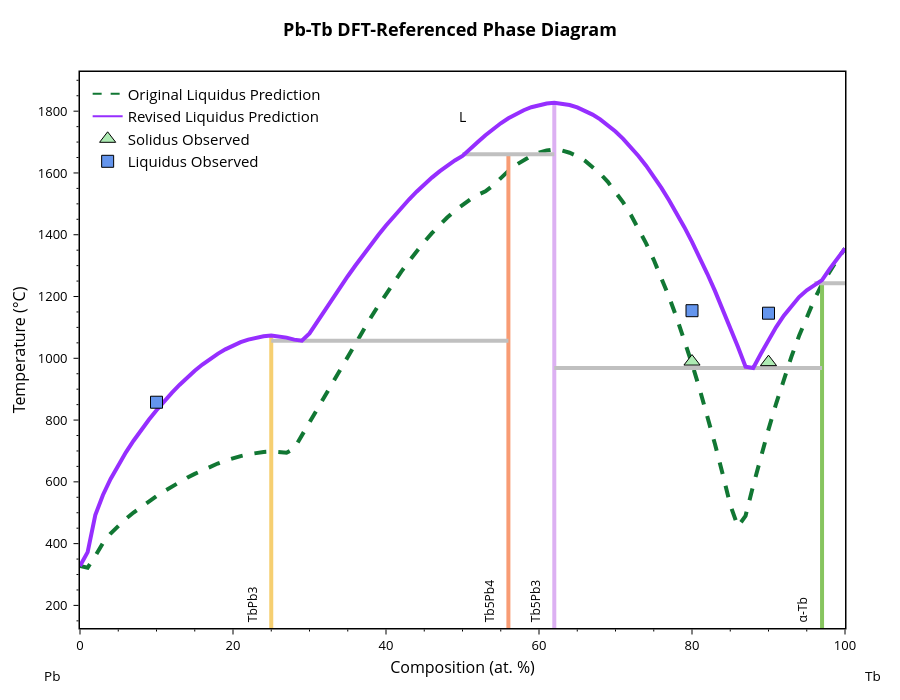
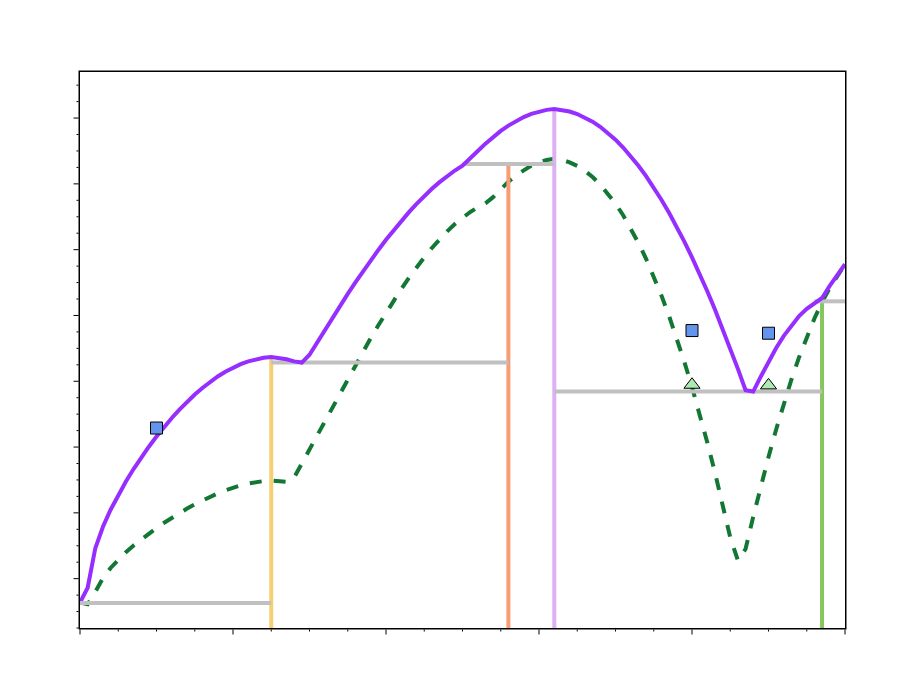

Notebook cell for these charts, in order:
### Markdown cell above
Now, let's compare the updated phase diagram to our inital guess from the machine-learned parameters

### Code cell
manual_adjusted_params = [-111366.5242774636, -32.790766848153876, 26270.88383874484, 0.0]
adj_params = manual_adjusted_params
bl.update_params(manual_adjusted_params)
# bl.update_params(adj_params) # update the parameters and generate the DFT-referenced phase diagram
bl.digitized_liq = predicted_liquidus_line # set the original predicted line as the liquidus reference for plotting
fig = blp.get_plot('pred+liq') # generate the plot as a figure object so it can be modified
add_experimental_traces(fig) # add the experimental data to the plot

# Manually edit trace colors and names and update layout. This may need to be altered if the trace order changes
fig.data[0].line.color = '#117733' # reference liquidus - plotted line 
fig.data[9].line.color = '#962EFF' # adjusted liquidus - plotted line
fig.data[10].line.color = '#117733' # reference liquidus - legend
fig.data[10].name = 'Original Liquidus Prediction'
fig.data[11].line.color = '#962EFF' # adjusted liquidus - legend
fig.data[11].name = 'Revised Liquidus Prediction'
fig.update_layout(width=900, height=700)
fig.show()

# Create another version without labels for manual labeling in powerpoint
fig_dict = fig.to_dict()
fig_dict['layout'].pop('title', None)
fig_dict['layout']['xaxis'].pop('title', None)
fig_dict['layout']['yaxis'].pop('title', None)
fig_dict['layout'].pop('annotations', None)
fig_no_labels = go.Figure(fig_dict)
fig_no_labels.layout.showlegend = False
fig_no_labels.layout.xaxis.showticklabels = False
fig_no_labels.layout.yaxis.showticklabels = False
fig_no_labels.update_layout(yaxis_range=[250, 1940])
fig_no_labels.add_trace(go.Scatter(
    x=[bl.phases[0]['comp']*100, bl.phases[1]['comp']*100],
    y=[bl.component_data[bl.components[0]][1]-275, bl.component_data[bl.components[0]][1]-275],
    mode='lines',
    line=dict(color='silver', width=4),
    showlegend=False))
fig_no_labels.show()

# Save the figure without labels
figures_dir = cfg.project_root / "figures"
if os.path.isdir(figures_dir):
    fig_no_labels.write_image(figures_dir / "Pb-Tb_phase_diagram_cleaned.svg")
    print(f"Figure saved to {figures_dir}")

### Figure 1 — Plotly figure (JSON) as saved in the notebook; plotly's stock layout.template omitted (floating-point values rounded to 4 significant figures)
{"data": [{"line": {"color": "#117733", "dash": "dash", "width": 4}, "mode": "lines", "showlegend": false, "type": "scatter", "x": [0, 1, 2, 3, 4, 5, 6, 7.0, 8, 9, 10, 11, 12, 13, 14.0, 15, 16, 17, 18, 19, 20, 21, 22, 23, 24, 25, 26, 27, 28.0, 29.0, 30, 31, 32, 33, 34, 35, 36, 37, 38, 39, 40, 41, 42, 43, 44, 45, 46, 47, 48, 49, 50, 51, 52, 53, 54, 55.0, 56.0, 57.0, 58.0, 59, 60, 61, 62, 63, 64, 65, 66, 67, 68, 69, 70, 71, 72, 73, 74, 75, 76, 77, 78, 79, 80, 81, 82, 83, 84, 85, 86, 87, 88, 89, 90, 91, 92, 93, 94, 95, 96, 97, 98, 99, 100], "y": [327.6, 322.2, 359.8, 401.7, 432.6, 458.1, 480.5, 500.7, 519.5, 537.2, 553.9, 569.8, 584.9, 599.3, 613.0, 625.9, 637.9, 649.0, 659.2, 668.4, 676.5, 683.5, 689.2, 693.6, 696.6, 698.1, 696.5, 694.3, 708.0, 750.8, 793.9, 837.1, 880.2, 923.3, 966.0, 1008.0, 1050.0, 1091.0, 1131.0, 1170.0, 1208.0, 1245.0, 1281.0, 1314.0, 1346.0, 1377.0, 1405.0, 1432.0, 1456.0, 1478.0, 1497.0, 1514.0, 1529.0, 1541.0, 1560.0, 1585.0, 1607.0, 1626.0, 1642.0, 1656.0, 1666.0, 1673.0, 1676.0, 1673.0, 1665.0, 1654.0, 1640.0, 1621.0, 1598.0, 1571.0, 1540.0, 1505.0, 1465.0, 1421.0, 1372.0, 1319.0, 1261.0, 1198.0, 1131.0, 1059.0, 982.2, 900.4, 813.9, 722.5, 626.3, 525.5, 455.4, 490.0, 587.8, 681.1, 769.8, 853.5, 932.1, 1005.0, 1073.0, 1135.0, 1191.0, 1240.0, 1283.0, 1320.0, 1356.0]}, {"hovertemplate": "label=TbPb3<br>x=%{x}<br>t=%{y}<extra></extra>", "legendgroup": "TbPb3", "line": {"color": "rgb(246, 207, 113)", "dash": "solid", "width": 4}, "marker": {"symbol": "circle"}, "mode": "lines", "name": "TbPb3", "orientation": "v", "showlegend": false, "type": "scatter", "x": [25, 25, 25, 25, 25, 25, 25, 25, 25, 25, 25, 25, 25, 25, 25, 25, 25, 25, 25, 25, 25, 25, 25, 25, 25, 25, 25, 25, 25, 25, 25, 25], "xaxis": "x", "y": [327.5, 1042.0, 1067.0, 1073.0, 372.4, 1029.0, 1061.0, 1052.0, 1073.0, 1071.0, 557.6, 492.5, 695.5, 609.6, 654.7, 1067.0, 1071.0, 768.1, 733.1, 979.7, 937.5, 959.5, 801.0, 1014.0, 998.0, 861.0, 831.9, 913.8, 888.2, 1057.0, 1060.0, -273.1], "yaxis": "y"}, {"hovertemplate": "label=Tb5Pb4<br>x=%{x}<br>t=%{y}<extra></extra>", "legendgroup": "Tb5Pb4", "line": {"color": "rgb(248, 156, 116)", "dash": "solid", "width": 4}, "marker": {"symbol": "circle"}, "mode": "lines", "name": "Tb5Pb4", "orientation": "v", "showlegend": false, "type": "scatter", "x": [56.0, 56.0, 56.0, 56.0, 56.0, 56.0, 56.0, 56.0, 56.0, 56.0, 56.0, 56.0, 56.0, 56.0, 56.0, 56.0, 56.0, 56.0, 56.0, 56.0, 56.0, 56.0, 56.0, 56.0], "xaxis": "x", "y": [1194.0, 1585.0, 1605.0, 1641.0, 1624.0, 1399.0, 1266.0, 1230.0, 1156.0, 1119.0, 1459.0, 1430.0, 1300.0, 1661.0, 1655.0, 1487.0, 1514.0, 1563.0, 1539.0, 1367.0, 1334.0, 1081.0, 1057.0, -273.1], "yaxis": "y"}, {"hovertemplate": "label=Tb5Pb3<br>x=%{x}<br>t=%{y}<extra></extra>", "legendgroup": "Tb5Pb3", "line": {"color": "rgb(220, 176, 242)", "dash": "solid", "width": 4}, "marker": {"symbol": "circle"}, "mode": "lines", "name": "Tb5Pb3", "orientation": "v", "showlegend": false, "type": "scatter", "x": [62, 62, 62, 62, 62, 62, 62, 62, 62, 62, 62, 62, 62, 62, 62, 62, 62, 62, 62, 62, 62, 62, 62, 62, 62, 62, 62, 62, 62, 62, 62, 62, 62, 62, 62, 62, 62, 62, 62, 62, 62], "xaxis": "x", "y": [1820.0, 1623.0, 1803.0, 1813.0, 1743.0, 1761.0, 1791.0, 1777.0, 1684.0, 1655.0, 1773.0, 1755.0, 1711.0, 1734.0, 1825.0, 1827.0, 1825.0, 1827.0, 1789.0, 1802.0, 1820.0, 1812.0, 1424.0, 1470.0, 968.7, 1274.0, 1038.0, 972.8, 1377.0, 1326.0, 1100.0, 1512.0, 1676.0, 1661.0, 1722.0, 1700.0, 1589.0, 1552.0, 1218.0, 1160.0, -273.1], "yaxis": "y"}, {"hovertemplate": "label=α-Tb<br>x=%{x}<br>t=%{y}<extra></extra>", "legendgroup": "α-Tb", "line": {"color": "rgb(135, 197, 95)", "dash": "solid", "width": 4}, "marker": {"symbol": "circle"}, "mode": "lines", "name": "α-Tb", "orientation": "v", "showlegend": false, "type": "scatter", "x": [97, 97, 97, 97, 97, 97, 97, 97, 97, 97, 97], "xaxis": "x", "y": [1243.0, 1198.0, 1220.0, 1236.0, 1138.0, 1171.0, 1101.0, 1060.0, 968.7, 1015.0, -273.1], "yaxis": "y"}, {"hovertemplate": "x=%{x}<br>y=%{y}<extra></extra>", "legendgroup": "", "line": {"color": "Silver", "dash": "solid", "width": 4}, "marker": {"symbol": "circle"}, "mode": "lines", "name": "", "orientation": "v", "showlegend": false, "type": "scatter", "x": [62, 88, 97], "xaxis": "x", "y": [968.7, 968.7, 968.7], "yaxis": "y"}, {"hovertemplate": "x=%{x}<br>y=%{y}<extra></extra>", "legendgroup": "", "line": {"color": "Silver", "dash": "solid", "width": 4}, "marker": {"symbol": "circle"}, "mode": "lines", "name": "", "orientation": "v", "showlegend": false, "type": "scatter", "x": [25, 29.0, 56.0], "xaxis": "x", "y": [1057.0, 1057.0, 1057.0], "yaxis": "y"}, {"hovertemplate": "x=%{x}<br>y=%{y}<extra></extra>", "legendgroup": "", "line": {"color": "Silver", "dash": "solid", "width": 4}, "marker": {"symbol": "circle"}, "mode": "lines", "name": "", "orientation": "v", "showlegend": false, "type": "scatter", "x": [96, 97, 100], "xaxis": "x", "y": [1243.0, 1243.0, 1243.0], "yaxis": "y"}, {"hovertemplate": "x=%{x}<br>y=%{y}<extra></extra>", "legendgroup": "", "line": {"color": "Silver", "dash": "solid", "width": 4}, "marker": {"symbol": "circle"}, "mode": "lines", "name": "", "orientation": "v", "showlegend": false, "type": "scatter", "x": [50, 56.0, 62], "xaxis": "x", "y": [1661.0, 1661.0, 1661.0], "yaxis": "y"}, {"hovertemplate": "label=L<br>x=%{x}<br>t=%{y}<extra></extra>", "legendgroup": "L", "line": {"color": "#962EFF", "dash": "solid", "width": 4}, "marker": {"symbol": "circle"}, "mode": "lines", "name": "L", "orientation": "v", "showlegend": false, "type": "scatter", "x": [0, 1, 2, 3, 4, 5, 6, 7.0, 8, 9, 10, 11, 12, 13, 14.0, 15, 16, 17, 18, 19, 20, 21, 22, 23, 24, 25, 26, 27, 28.0, 29.0, 30, 31, 32, 33, 34, 35, 36, 37, 38, 39, 40, 41, 42, 43, 44, 45, 46, 47, 48, 49, 50, 51, 52, 53, 54, 55.0, 56.0, 57.0, 58.0, 59, 60, 61, 62, 63, 64, 65, 66, 67, 68, 69, 70, 71, 72, 73, 74, 75, 76, 77, 78, 79, 80, 81, 82, 83, 84, 85, 86, 87, 88, 89, 90, 91, 92, 93, 94, 95, 96, 97, 98, 99, 100], "xaxis": "x", "y": [327.5, 372.4, 492.5, 557.6, 609.6, 654.7, 695.5, 733.1, 768.1, 801.0, 831.9, 861.0, 888.2, 913.8, 937.5, 959.5, 979.7, 998.0, 1014.0, 1029.0, 1042.0, 1052.0, 1061.0, 1067.0, 1071.0, 1073.0, 1071.0, 1067.0, 1060.0, 1057.0, 1081.0, 1119.0, 1156.0, 1194.0, 1230.0, 1266.0, 1300.0, 1334.0, 1367.0, 1399.0, 1430.0, 1459.0, 1487.0, 1514.0, 1539.0, 1563.0, 1585.0, 1605.0, 1624.0, 1641.0, 1655.0, 1676.0, 1700.0, 1722.0, 1743.0, 1761.0, 1777.0, 1791.0, 1803.0, 1813.0, 1820.0, 1825.0, 1827.0, 1825.0, 1820.0, 1812.0, 1802.0, 1789.0, 1773.0, 1755.0, 1734.0, 1711.0, 1684.0, 1655.0, 1623.0, 1589.0, 1552.0, 1512.0, 1470.0, 1424.0, 1377.0, 1326.0, 1274.0, 1218.0, 1160.0, 1100.0, 1038.0, 972.8, 968.7, 1015.0, 1060.0, 1101.0, 1138.0, 1171.0, 1198.0, 1220.0, 1236.0, 1253.0, 1290.0, 1322.0, 1356.0], "yaxis": "y"}, {"line": {"color": "#117733", "dash": "dash"}, "mode": "lines", "name": "Original Liquidus Prediction", "showlegend": true, "type": "scatter", "x": [null], "y": [null]}, {"line": {"color": "#962EFF"}, "marker": {"color": "#117733"}, "mode": "lines", "name": "Revised Liquidus Prediction", "showlegend": true, "type": "scatter", "x": [null], "y": [null]}, {"marker": {"color": "#ADEBB3", "line": {"color": "black", "width": 1}, "size": 14, "symbol": "triangle-up"}, "mode": "markers", "name": "Solidus Observed", "type": "scatter", "x": [80, 90], "y": [989.4, 987.5]}, {"marker": {"color": "cornflowerblue", "line": {"color": "black", "width": 1}, "size": 12, "symbol": "square"}, "mode": "markers", "name": "Liquidus Observed", "type": "scatter", "x": [10, 80, 90], "y": [857.8, 1154.0, 1146]}], "layout": {"annotations": [{"borderpad": 5, "font": {"color": "black", "size": 12}, "showarrow": false, "text": "TbPb3", "textangle": -90, "x": 22.5, "y": 126.9, "yanchor": "bottom"}, {"borderpad": 5, "font": {"color": "black", "size": 12}, "showarrow": false, "text": "Tb5Pb4", "textangle": -90, "x": 53.5, "y": 126.9, "yanchor": "bottom"}, {"borderpad": 5, "font": {"color": "black", "size": 12}, "showarrow": false, "text": "Tb5Pb3", "textangle": -90, "x": 59.5, "y": 126.9, "yanchor": "bottom"}, {"borderpad": 5, "font": {"color": "black", "size": 12}, "showarrow": false, "text": "α-Tb", "textangle": -90, "x": 94.5, "y": 126.9, "yanchor": "bottom"}, {"font": {"color": "black", "size": 14}, "showarrow": false, "text": "L", "x": 50, "y": 1783.0}, {"font": {"color": "black", "size": 13.5}, "showarrow": false, "text": "Pb", "x": -0.05, "xanchor": "left", "xref": "paper", "y": -0.086, "yanchor": "middle", "yref": "paper"}, {"font": {"color": "black", "size": 13.5}, "showarrow": false, "text": "Tb", "x": 1.05, "xanchor": "right", "xref": "paper", "y": -0.086, "yanchor": "middle", "yref": "paper"}], "font": {"color": "black", "size": 13}, "height": 700, "legend": {"font": {"size": 15}, "x": 0.01, "xanchor": "left", "y": 0.99, "yanchor": "top"}, "margin": {"b": 72, "r": 55, "t": 72}, "plot_bgcolor": "white", "showlegend": true, "title": {"font": {"color": "black", "size": 18}, "text": "<b>Pb-Tb DFT-Referenced Phase Diagram</b>", "x": 0.5, "xanchor": "center", "yanchor": "bottom"}, "width": 900, "xaxis": {"linecolor": "black", "linewidth": 1.5, "minor": {"nticks": 5, "tickcolor": "black", "ticklen": 2, "ticks": "outside", "tickwidth": 1}, "mirror": true, "range": [0, 100], "showline": true, "tickcolor": "black", "tickformat": ".0f", "ticklen": 5, "ticks": "outside", "tickwidth": 1, "title": {"font": {"size": 16}, "standoff": 8, "text": "Composition (at. %)"}}, "yaxis": {"linecolor": "black", "linewidth": 1.5, "minor": {"nticks": 5, "tickcolor": "black", "ticklen": 2, "ticks": "outside", "tickwidth": 1}, "mirror": true, "range": [126.9, 1927.0], "showline": true, "tickcolor": "black", "ticklen": 5, "ticks": "outside", "ticksuffix": " ", "tickwidth": 1, "title": {"font": {"size": 16}, "standoff": 8, "text": "Temperature (°C)"}}}}

### Figure 2 — Plotly figure (JSON) as saved in the notebook; plotly's stock layout.template omitted (floating-point values rounded to 4 significant figures)
{"data": [{"line": {"color": "#117733", "dash": "dash", "width": 4}, "mode": "lines", "showlegend": false, "type": "scatter", "x": [0, 1, 2, 3, 4, 5, 6, 7.0, 8, 9, 10, 11, 12, 13, 14.0, 15, 16, 17, 18, 19, 20, 21, 22, 23, 24, 25, 26, 27, 28.0, 29.0, 30, 31, 32, 33, 34, 35, 36, 37, 38, 39, 40, 41, 42, 43, 44, 45, 46, 47, 48, 49, 50, 51, 52, 53, 54, 55.0, 56.0, 57.0, 58.0, 59, 60, 61, 62, 63, 64, 65, 66, 67, 68, 69, 70, 71, 72, 73, 74, 75, 76, 77, 78, 79, 80, 81, 82, 83, 84, 85, 86, 87, 88, 89, 90, 91, 92, 93, 94, 95, 96, 97, 98, 99, 100], "y": [327.6, 322.2, 359.8, 401.7, 432.6, 458.1, 480.5, 500.7, 519.5, 537.2, 553.9, 569.8, 584.9, 599.3, 613.0, 625.9, 637.9, 649.0, 659.2, 668.4, 676.5, 683.5, 689.2, 693.6, 696.6, 698.1, 696.5, 694.3, 708.0, 750.8, 793.9, 837.1, 880.2, 923.3, 966.0, 1008.0, 1050.0, 1091.0, 1131.0, 1170.0, 1208.0, 1245.0, 1281.0, 1314.0, 1346.0, 1377.0, 1405.0, 1432.0, 1456.0, 1478.0, 1497.0, 1514.0, 1529.0, 1541.0, 1560.0, 1585.0, 1607.0, 1626.0, 1642.0, 1656.0, 1666.0, 1673.0, 1676.0, 1673.0, 1665.0, 1654.0, 1640.0, 1621.0, 1598.0, 1571.0, 1540.0, 1505.0, 1465.0, 1421.0, 1372.0, 1319.0, 1261.0, 1198.0, 1131.0, 1059.0, 982.2, 900.4, 813.9, 722.5, 626.3, 525.5, 455.4, 490.0, 587.8, 681.1, 769.8, 853.5, 932.1, 1005.0, 1073.0, 1135.0, 1191.0, 1240.0, 1283.0, 1320.0, 1356.0]}, {"hovertemplate": "label=TbPb3<br>x=%{x}<br>t=%{y}<extra></extra>", "legendgroup": "TbPb3", "line": {"color": "rgb(246, 207, 113)", "dash": "solid", "width": 4}, "marker": {"symbol": "circle"}, "mode": "lines", "name": "TbPb3", "orientation": "v", "showlegend": false, "type": "scatter", "x": [25, 25, 25, 25, 25, 25, 25, 25, 25, 25, 25, 25, 25, 25, 25, 25, 25, 25, 25, 25, 25, 25, 25, 25, 25, 25, 25, 25, 25, 25, 25, 25], "xaxis": "x", "y": [327.5, 1042.0, 1067.0, 1073.0, 372.4, 1029.0, 1061.0, 1052.0, 1073.0, 1071.0, 557.6, 492.5, 695.5, 609.6, 654.7, 1067.0, 1071.0, 768.1, 733.1, 979.7, 937.5, 959.5, 801.0, 1014.0, 998.0, 861.0, 831.9, 913.8, 888.2, 1057.0, 1060.0, -273.1], "yaxis": "y"}, {"hovertemplate": "label=Tb5Pb4<br>x=%{x}<br>t=%{y}<extra></extra>", "legendgroup": "Tb5Pb4", "line": {"color": "rgb(248, 156, 116)", "dash": "solid", "width": 4}, "marker": {"symbol": "circle"}, "mode": "lines", "name": "Tb5Pb4", "orientation": "v", "showlegend": false, "type": "scatter", "x": [56.0, 56.0, 56.0, 56.0, 56.0, 56.0, 56.0, 56.0, 56.0, 56.0, 56.0, 56.0, 56.0, 56.0, 56.0, 56.0, 56.0, 56.0, 56.0, 56.0, 56.0, 56.0, 56.0, 56.0], "xaxis": "x", "y": [1194.0, 1585.0, 1605.0, 1641.0, 1624.0, 1399.0, 1266.0, 1230.0, 1156.0, 1119.0, 1459.0, 1430.0, 1300.0, 1661.0, 1655.0, 1487.0, 1514.0, 1563.0, 1539.0, 1367.0, 1334.0, 1081.0, 1057.0, -273.1], "yaxis": "y"}, {"hovertemplate": "label=Tb5Pb3<br>x=%{x}<br>t=%{y}<extra></extra>", "legendgroup": "Tb5Pb3", "line": {"color": "rgb(220, 176, 242)", "dash": "solid", "width": 4}, "marker": {"symbol": "circle"}, "mode": "lines", "name": "Tb5Pb3", "orientation": "v", "showlegend": false, "type": "scatter", "x": [62, 62, 62, 62, 62, 62, 62, 62, 62, 62, 62, 62, 62, 62, 62, 62, 62, 62, 62, 62, 62, 62, 62, 62, 62, 62, 62, 62, 62, 62, 62, 62, 62, 62, 62, 62, 62, 62, 62, 62, 62], "xaxis": "x", "y": [1820.0, 1623.0, 1803.0, 1813.0, 1743.0, 1761.0, 1791.0, 1777.0, 1684.0, 1655.0, 1773.0, 1755.0, 1711.0, 1734.0, 1825.0, 1827.0, 1825.0, 1827.0, 1789.0, 1802.0, 1820.0, 1812.0, 1424.0, 1470.0, 968.7, 1274.0, 1038.0, 972.8, 1377.0, 1326.0, 1100.0, 1512.0, 1676.0, 1661.0, 1722.0, 1700.0, 1589.0, 1552.0, 1218.0, 1160.0, -273.1], "yaxis": "y"}, {"hovertemplate": "label=α-Tb<br>x=%{x}<br>t=%{y}<extra></extra>", "legendgroup": "α-Tb", "line": {"color": "rgb(135, 197, 95)", "dash": "solid", "width": 4}, "marker": {"symbol": "circle"}, "mode": "lines", "name": "α-Tb", "orientation": "v", "showlegend": false, "type": "scatter", "x": [97, 97, 97, 97, 97, 97, 97, 97, 97, 97, 97], "xaxis": "x", "y": [1243.0, 1198.0, 1220.0, 1236.0, 1138.0, 1171.0, 1101.0, 1060.0, 968.7, 1015.0, -273.1], "yaxis": "y"}, {"hovertemplate": "x=%{x}<br>y=%{y}<extra></extra>", "legendgroup": "", "line": {"color": "Silver", "dash": "solid", "width": 4}, "marker": {"symbol": "circle"}, "mode": "lines", "name": "", "orientation": "v", "showlegend": false, "type": "scatter", "x": [62, 88, 97], "xaxis": "x", "y": [968.7, 968.7, 968.7], "yaxis": "y"}, {"hovertemplate": "x=%{x}<br>y=%{y}<extra></extra>", "legendgroup": "", "line": {"color": "Silver", "dash": "solid", "width": 4}, "marker": {"symbol": "circle"}, "mode": "lines", "name": "", "orientation": "v", "showlegend": false, "type": "scatter", "x": [25, 29.0, 56.0], "xaxis": "x", "y": [1057.0, 1057.0, 1057.0], "yaxis": "y"}, {"hovertemplate": "x=%{x}<br>y=%{y}<extra></extra>", "legendgroup": "", "line": {"color": "Silver", "dash": "solid", "width": 4}, "marker": {"symbol": "circle"}, "mode": "lines", "name": "", "orientation": "v", "showlegend": false, "type": "scatter", "x": [96, 97, 100], "xaxis": "x", "y": [1243.0, 1243.0, 1243.0], "yaxis": "y"}, {"hovertemplate": "x=%{x}<br>y=%{y}<extra></extra>", "legendgroup": "", "line": {"color": "Silver", "dash": "solid", "width": 4}, "marker": {"symbol": "circle"}, "mode": "lines", "name": "", "orientation": "v", "showlegend": false, "type": "scatter", "x": [50, 56.0, 62], "xaxis": "x", "y": [1661.0, 1661.0, 1661.0], "yaxis": "y"}, {"hovertemplate": "label=L<br>x=%{x}<br>t=%{y}<extra></extra>", "legendgroup": "L", "line": {"color": "#962EFF", "dash": "solid", "width": 4}, "marker": {"symbol": "circle"}, "mode": "lines", "name": "L", "orientation": "v", "showlegend": false, "type": "scatter", "x": [0, 1, 2, 3, 4, 5, 6, 7.0, 8, 9, 10, 11, 12, 13, 14.0, 15, 16, 17, 18, 19, 20, 21, 22, 23, 24, 25, 26, 27, 28.0, 29.0, 30, 31, 32, 33, 34, 35, 36, 37, 38, 39, 40, 41, 42, 43, 44, 45, 46, 47, 48, 49, 50, 51, 52, 53, 54, 55.0, 56.0, 57.0, 58.0, 59, 60, 61, 62, 63, 64, 65, 66, 67, 68, 69, 70, 71, 72, 73, 74, 75, 76, 77, 78, 79, 80, 81, 82, 83, 84, 85, 86, 87, 88, 89, 90, 91, 92, 93, 94, 95, 96, 97, 98, 99, 100], "xaxis": "x", "y": [327.5, 372.4, 492.5, 557.6, 609.6, 654.7, 695.5, 733.1, 768.1, 801.0, 831.9, 861.0, 888.2, 913.8, 937.5, 959.5, 979.7, 998.0, 1014.0, 1029.0, 1042.0, 1052.0, 1061.0, 1067.0, 1071.0, 1073.0, 1071.0, 1067.0, 1060.0, 1057.0, 1081.0, 1119.0, 1156.0, 1194.0, 1230.0, 1266.0, 1300.0, 1334.0, 1367.0, 1399.0, 1430.0, 1459.0, 1487.0, 1514.0, 1539.0, 1563.0, 1585.0, 1605.0, 1624.0, 1641.0, 1655.0, 1676.0, 1700.0, 1722.0, 1743.0, 1761.0, 1777.0, 1791.0, 1803.0, 1813.0, 1820.0, 1825.0, 1827.0, 1825.0, 1820.0, 1812.0, 1802.0, 1789.0, 1773.0, 1755.0, 1734.0, 1711.0, 1684.0, 1655.0, 1623.0, 1589.0, 1552.0, 1512.0, 1470.0, 1424.0, 1377.0, 1326.0, 1274.0, 1218.0, 1160.0, 1100.0, 1038.0, 972.8, 968.7, 1015.0, 1060.0, 1101.0, 1138.0, 1171.0, 1198.0, 1220.0, 1236.0, 1253.0, 1290.0, 1322.0, 1356.0], "yaxis": "y"}, {"line": {"color": "#117733", "dash": "dash"}, "mode": "lines", "name": "Original Liquidus Prediction", "showlegend": true, "type": "scatter", "x": [null], "y": [null]}, {"line": {"color": "#962EFF"}, "marker": {"color": "#117733"}, "mode": "lines", "name": "Revised Liquidus Prediction", "showlegend": true, "type": "scatter", "x": [null], "y": [null]}, {"marker": {"color": "#ADEBB3", "line": {"color": "black", "width": 1}, "size": 14, "symbol": "triangle-up"}, "mode": "markers", "name": "Solidus Observed", "type": "scatter", "x": [80, 90], "y": [989.4, 987.5]}, {"marker": {"color": "cornflowerblue", "line": {"color": "black", "width": 1}, "size": 12, "symbol": "square"}, "mode": "markers", "name": "Liquidus Observed", "type": "scatter", "x": [10, 80, 90], "y": [857.8, 1154.0, 1146]}, {"line": {"color": "silver", "width": 4}, "mode": "lines", "showlegend": false, "type": "scatter", "x": [0, 25], "y": [325.7, 325.7]}], "layout": {"font": {"color": "black", "size": 13}, "height": 700, "legend": {"font": {"size": 15}, "x": 0.01, "xanchor": "left", "y": 0.99, "yanchor": "top"}, "margin": {"b": 72, "r": 55, "t": 72}, "plot_bgcolor": "white", "showlegend": false, "width": 900, "xaxis": {"linecolor": "black", "linewidth": 1.5, "minor": {"nticks": 5, "tickcolor": "black", "ticklen": 2, "ticks": "outside", "tickwidth": 1}, "mirror": true, "range": [0, 100], "showline": true, "showticklabels": false, "tickcolor": "black", "tickformat": ".0f", "ticklen": 5, "ticks": "outside", "tickwidth": 1}, "yaxis": {"linecolor": "black", "linewidth": 1.5, "minor": {"nticks": 5, "tickcolor": "black", "ticklen": 2, "ticks": "outside", "tickwidth": 1}, "mirror": true, "range": [250, 1940], "showline": true, "showticklabels": false, "tickcolor": "black", "ticklen": 5, "ticks": "outside", "ticksuffix": " ", "tickwidth": 1}}}
